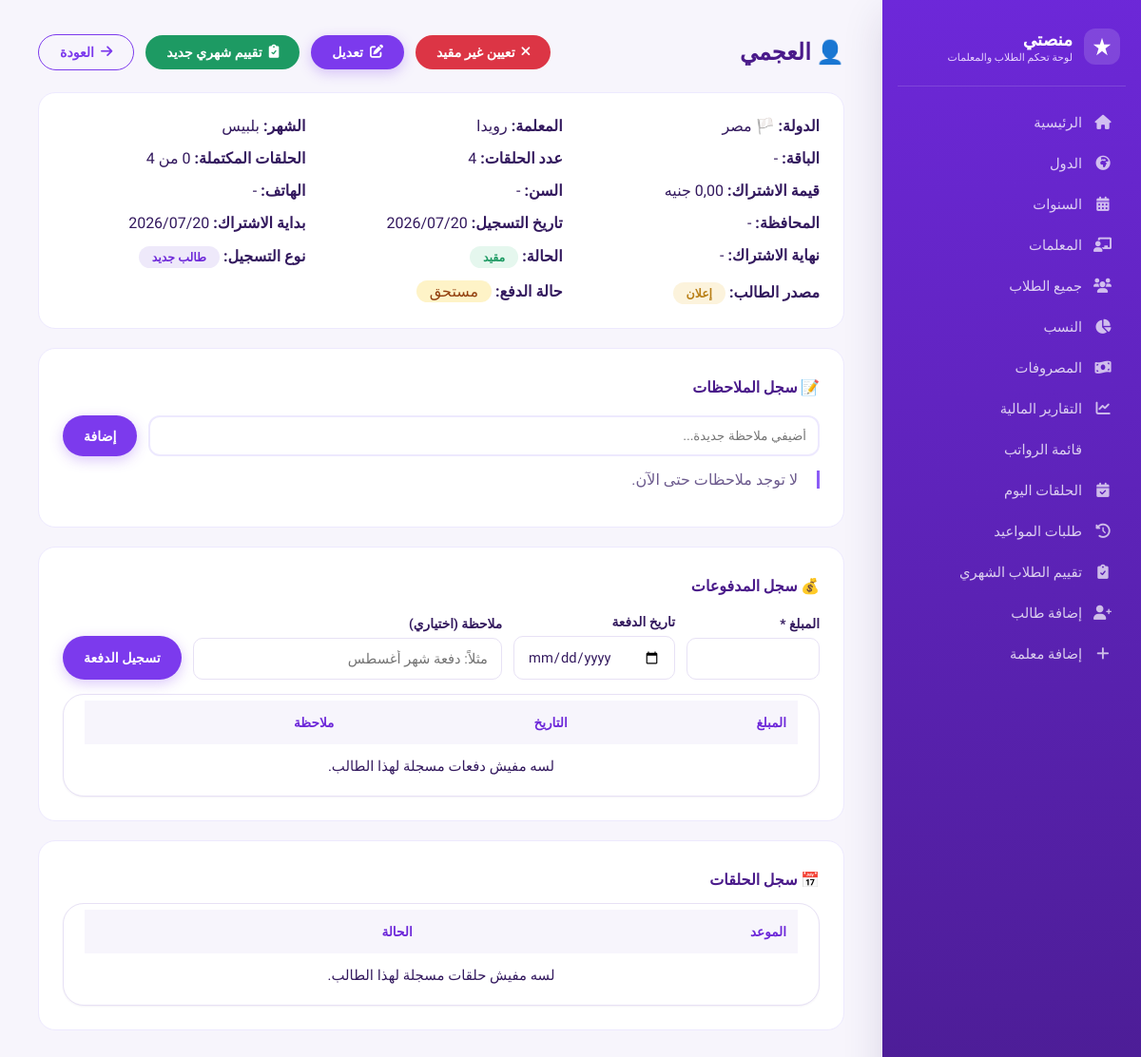
The page /student/1/ (signed in) on the database as committed earlier.
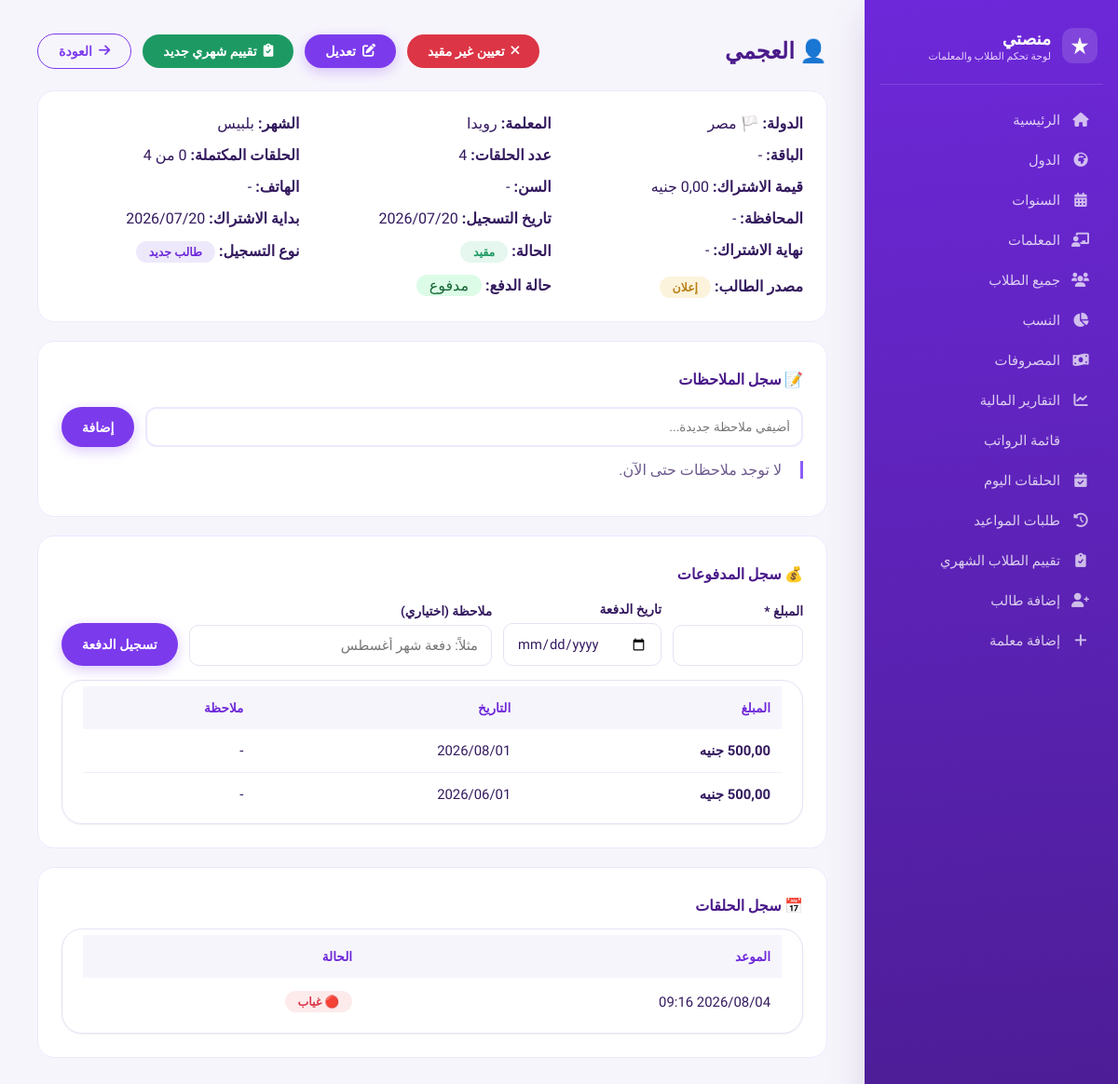
The same page on the database as committed later.
### core/models.py (models this page shows, shortened)
class Payment(models.Model):
    student = models.ForeignKey(Student, on_delete=models.CASCADE, related_name='payments', verbose_name="الطالب")
    amount = models.DecimalField(max_digits=10, decimal_places=2, verbose_name="المبلغ")
    date = models.DateField(default=timezone.now, verbose_name="تاريخ الدفع")
    note = models.CharField(max_length=255, blank=True, null=True, verbose_name="ملاحظة")
    created_at = models.DateTimeField(auto_now_add=True, verbose_name="تاريخ الإدخال")
    class Meta:
        verbose_name = "دفعة"
        verbose_name_plural = "الدفعات"
        ordering = ['-date', '-created_at']

class Lesson(models.Model):
    STATUS_CHOICES = [
        ('scheduled', 'مجدولة'),
        ('completed', 'تمت'),
        ('student_absent', 'الطالب غائب'),
        ('teacher_absent', 'المعلمة لم تتمكن من الحضور'),
        ('cancelled', 'أُلغيت'),
        ('unregistered', 'غير مسجلة'),
    ]
    student = models.ForeignKey(Student, on_delete=models.CASCADE, related_name='lessons', verbose_name="الطالب")
    teacher = models.ForeignKey(Teacher, on_delete=models.CASCADE, related_name='lessons', verbose_name="المعلمة")
    scheduled_at = models.DateTimeField(verbose_name="موعد الحلقة")
    duration_minutes = models.PositiveIntegerField(default=30, verbose_name="مدة الحلقة (دقيقة)")
    status = models.CharField(max_length=20, choices=STATUS_CHOICES, default='scheduled', verbose_name="الحالة")
    status_recorded_at = models.DateTimeField(null=True, blank=True, verbose_name="وقت تسجيل الحالة")
    started_at = models.DateTimeField(null=True, blank=True, verbose_name="وقت بدء الحلقة فعليًا")
    auto_flagged = models.BooleanField(default=False, verbose_name="اتحسبت غياب تلقائيًا من غير ما تتسجل")
    was_late = models.BooleanField(default=False, verbose_name="اتأخرت المعلمة في الحضور")
    notes = models.TextField(blank=True, null=True, verbose_name="ملاحظات على الحلقة")
    created_at = models.DateTimeField(auto_now_add=True, verbose_name="تاريخ الإنشاء")
    class Meta:
        verbose_name = "حلقة"
        verbose_name_plural = "الحلقات"
        ordering = ['scheduled_at']
    def is_overdue_unrecorded(self):
        return self.status == 'scheduled' and timezone.now() > self.end_time()
    def effective_status(self):
        if self.is_overdue_unrecorded():
            return 'student_absent'
        return self.status
    def was_auto_defaulted(self):
        return self.is_overdue_unrecorded()

### core/views.py (the view, shortened to what this page needs)
# urls.py: path('student/<int:student_id>/', views.student_detail, name='student_detail'),
@staff_member_required
def student_detail(request, student_id):
    student = get_object_or_404(Student, pk=student_id)
    notes = student.notes_timeline.all()
    payments = student.payments.all()
    lessons = student.lessons.all()[:30]
    context = {
        'student': student,
        'notes': notes,
        'payments': payments,
        'lessons': lessons,
    }
    return render(request, 'core/student_detail.html', context)

### core/models.py (called while the page is built)
    def lessons_completed_count(self):
        return self.lessons.filter(status='completed').count()

    def lessons_progress_label(self):
        return f"{self.lessons_completed_count()} من {self.lessons_count}"

### templates/core/student_detail.html (shortened to what the changed rows need)
{% extends 'core/base.html' %}
{% block content %}
<div class="flex" style="justify-content: space-between; flex-wrap: wrap;">
    <h2 style="color: #4a1a8a;">👤 {{ student.name }}</h2>
</div>
<div style="display: grid; grid-template-columns: repeat(auto-fit, minmax(200px,1fr)); gap:15px; background:white; padding:25px; border-radius:18px; border:1px solid #ede9fe; margin:20px 0;">
    <div><strong>حالة الدفع:</strong>
        {% if student.payment_status == 'paid' %}
            <span style="background:#dcfce7; color:#166534; padding:2px 14px; border-radius:30px;">مدفوع</span>
        {% elif student.payment_status == 'pending' %}
            <span style="background:#fef3c7; color:#92400e; padding:2px 14px; border-radius:30px;">مستحق</span>
        {% else %}
            <span style="background:#fee2e2; color:#991b1b; padding:2px 14px; border-radius:30px;">متأخر</span>
        {% endif %}
    </div>
</div>
<div style="background:white; padding:25px; border-radius:18px; border:1px solid #ede9fe; margin-top:20px;">
    <div class="table-container" style="margin-top:10px;">
        <table>
            <thead><tr><th>المبلغ</th><th>التاريخ</th><th>ملاحظة</th></tr></thead>
            <tbody>
                {% for p in payments %}
                <tr>
                    <td><strong>{{ p.amount|floatformat:2 }} جنيه</strong></td>
                    <td>{{ p.date|date:"Y/m/d" }}</td>
                    <td>{{ p.note|default:"-" }}</td>
                </tr>
                {% empty %}
                <tr><td colspan="3" style="text-align:center;">لسه مفيش دفعات مسجلة لهذا الطالب.</td></tr>
                {% endfor %}
            </tbody>
        </table>
    </div>
</div>
<div style="background:white; padding:25px; border-radius:18px; border:1px solid #ede9fe; margin-top:20px;">
    <div class="table-container" style="margin-top:10px;">
        <table>
            <thead><tr><th>الموعد</th><th>الحالة</th></tr></thead>
            <tbody>
                {% for l in lessons %}
                <tr>
                    <td>{{ l.scheduled_at|date:"Y/m/d H:i" }}</td>
                    <td>
                        {% with eff=l.effective_status %}
                        {% if eff == 'completed' %}<span class="badge-neutral" style="background:var(--green-soft); color:var(--green);">✅ تمت</span>
                        {% elif eff == 'student_absent' %}
                            {% if l.was_auto_defaulted %}<span class="badge-neutral" style="background:var(--amber-soft); color:var(--amber);">⚠️ غياب (بدون تسجيل)</span>
                            {% else %}<span class="badge-neutral" style="background:var(--red-soft); color:var(--red);">🔴 غياب</span>{% endif %}
                        {% elif eff == 'teacher_absent' %}<span class="badge-neutral" style="background:var(--amber-soft); color:var(--amber);">🟠 غياب معلمة</span>
                        {% elif eff == 'cancelled' %}<span class="badge-neutral">⚪ أُلغيت</span>
                        {% else %}<span class="badge-neutral">مجدولة</span>{% endif %}
                        {% endwith %}
                    </td>
                </tr>
                {% empty %}
                <tr><td colspan="2" style="text-align:center;">لسه مفيش حلقات مسجلة لهذا الطالب.</td></tr>
                {% endfor %}
            </tbody>
        </table>
    </div>
</div>
{% endblock %}

Rows that differ between the two databases and show on the page:
changed Student "العجمي": payment_status "pending" → "paid" (drawn)
added Payment: amount "500,00", date "2026/08/01", note "-"
added Payment: amount "500,00", date "2026/06/01", note "-"
added Lesson: scheduled_at "2026/08/04 09:16", status "🔴 غياب"
Other text that changed with them:
text no longer shown: "مستحق لسه مفيش دفعات مسجلة لهذا الطالب. لسه مفيش حلقات مسجلة لهذا الطالب."
text now shown: "مدفوع"
